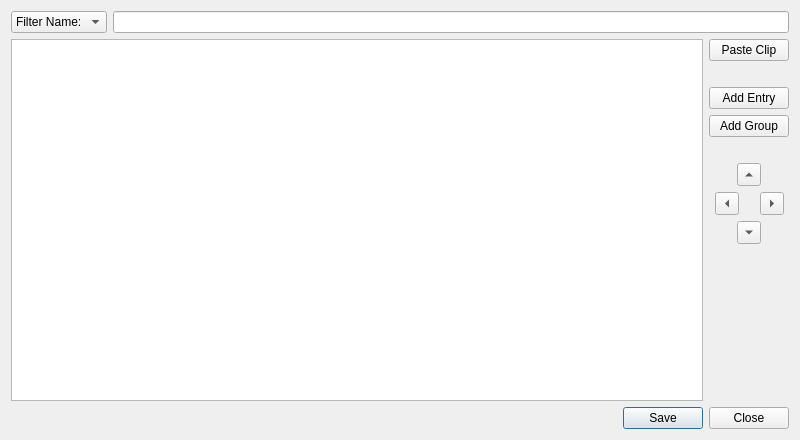
<?xml version="1.0" encoding="UTF-8"?>
<ui version="4.0">
 <class>ClipEditor</class>
 <widget class="QDialog" name="ClipEditor">
  <property name="geometry">
   <rect>
    <x>0</x>
    <y>0</y>
    <width>800</width>
    <height>440</height>
   </rect>
  </property>
  <property name="windowTitle">
   <string>Clip Editor</string>
  </property>
  <layout class="QVBoxLayout" name="verticalLayout_2">
   <item>
    <layout class="QHBoxLayout" name="horizontalLayout_5">
     <item>
      <widget class="QComboBox" name="Filter">
       <item>
        <property name="text">
         <string>Filter Name:</string>
        </property>
       </item>
       <item>
        <property name="text">
         <string>Filter All:</string>
        </property>
       </item>
      </widget>
     </item>
     <item>
      <widget class="QLineEdit" name="FilterText">
       <property name="toolTip">
        <string>List only the entries containing the text you enter.</string>
       </property>
      </widget>
     </item>
    </layout>
   </item>
   <item>
    <layout class="QHBoxLayout" name="horizontalLayout_2">
     <item>
      <widget class="ClipEditorTreeView" name="ClipEditorTree">
       <property name="sizePolicy">
        <sizepolicy hsizetype="Expanding" vsizetype="Expanding">
         <horstretch>1</horstretch>
         <verstretch>1</verstretch>
        </sizepolicy>
       </property>
       <property name="editTriggers">
        <set>QAbstractItemView::DoubleClicked|QAbstractItemView::EditKeyPressed</set>
       </property>
       <property name="uniformRowHeights">
        <bool>true</bool>
       </property>
      </widget>
     </item>
     <item>
      <layout class="QVBoxLayout" name="verticalLayout_3">
       <item>
        <widget class="QPushButton" name="PasteClip">
         <property name="toolTip">
          <string>Paste the selected entry into the active window.</string>
         </property>
         <property name="text">
          <string>Paste Clip</string>
         </property>
        </widget>
       </item>
       <item>
        <spacer name="verticalSpacer_2">
         <property name="orientation">
          <enum>Qt::Vertical</enum>
         </property>
         <property name="sizeType">
          <enum>QSizePolicy::Fixed</enum>
         </property>
         <property name="sizeHint" stdset="0">
          <size>
           <width>20</width>
           <height>20</height>
          </size>
         </property>
        </spacer>
       </item>
       <item>
        <widget class="QPushButton" name="AddEntry">
         <property name="text">
          <string>Add Entry</string>
         </property>
        </widget>
       </item>
       <item>
        <widget class="QPushButton" name="AddGroup">
         <property name="text">
          <string>Add Group</string>
         </property>
        </widget>
       </item>
       <item>
        <spacer name="verticalSpacer_4">
         <property name="orientation">
          <enum>Qt::Vertical</enum>
         </property>
         <property name="sizeType">
          <enum>QSizePolicy::Fixed</enum>
         </property>
         <property name="sizeHint" stdset="0">
          <size>
           <width>20</width>
           <height>20</height>
          </size>
         </property>
        </spacer>
       </item>
       <item>
        <layout class="QHBoxLayout" name="horizontalLayout_7">
         <item>
          <widget class="QToolButton" name="MoveUp">
           <property name="toolTip">
            <string>Move an entry up one entry in the same group.</string>
           </property>
           <property name="text">
            <string>...</string>
           </property>
           <property name="arrowType">
            <enum>Qt::UpArrow</enum>
           </property>
          </widget>
         </item>
        </layout>
       </item>
       <item>
        <layout class="QHBoxLayout" name="horizontalLayout_6">
         <item>
          <spacer name="horizontalSpacer_2">
           <property name="orientation">
            <enum>Qt::Horizontal</enum>
           </property>
           <property name="sizeHint" stdset="0">
            <size>
             <width>1</width>
             <height>20</height>
            </size>
           </property>
          </spacer>
         </item>
         <item>
          <widget class="QToolButton" name="MoveLeft">
           <property name="toolTip">
            <string>Move an entry to the level of its parent.</string>
           </property>
           <property name="text">
            <string>...</string>
           </property>
           <property name="arrowType">
            <enum>Qt::LeftArrow</enum>
           </property>
          </widget>
         </item>
         <item>
          <spacer name="horizontalSpacer">
           <property name="orientation">
            <enum>Qt::Horizontal</enum>
           </property>
           <property name="sizeType">
            <enum>QSizePolicy::Fixed</enum>
           </property>
           <property name="sizeHint" stdset="0">
            <size>
             <width>15</width>
             <height>10</height>
            </size>
           </property>
          </spacer>
         </item>
         <item>
          <widget class="QToolButton" name="MoveRight">
           <property name="toolTip">
            <string>You must select an item immediately under a group to move it into the group.</string>
           </property>
           <property name="text">
            <string>...</string>
           </property>
           <property name="arrowType">
            <enum>Qt::RightArrow</enum>
           </property>
          </widget>
         </item>
         <item>
          <spacer name="horizontalSpacer_3">
           <property name="orientation">
            <enum>Qt::Horizontal</enum>
           </property>
           <property name="sizeHint" stdset="0">
            <size>
             <width>1</width>
             <height>20</height>
            </size>
           </property>
          </spacer>
         </item>
        </layout>
       </item>
       <item>
        <layout class="QHBoxLayout" name="horizontalLayout_4">
         <item>
          <widget class="QToolButton" name="MoveDown">
           <property name="toolTip">
            <string>Move an entry down one in the group.</string>
           </property>
           <property name="text">
            <string>...</string>
           </property>
           <property name="arrowType">
            <enum>Qt::DownArrow</enum>
           </property>
          </widget>
         </item>
        </layout>
       </item>
       <item>
        <spacer name="verticalSpacer_3">
         <property name="orientation">
          <enum>Qt::Vertical</enum>
         </property>
         <property name="sizeType">
          <enum>QSizePolicy::Fixed</enum>
         </property>
         <property name="sizeHint" stdset="0">
          <size>
           <width>20</width>
           <height>20</height>
          </size>
         </property>
        </spacer>
       </item>
       <item>
        <spacer name="verticalSpacer">
         <property name="orientation">
          <enum>Qt::Vertical</enum>
         </property>
         <property name="sizeHint" stdset="0">
          <size>
           <width>20</width>
           <height>40</height>
          </size>
         </property>
        </spacer>
       </item>
      </layout>
     </item>
    </layout>
   </item>
   <item>
    <layout class="QHBoxLayout" name="horizontalLayout_3">
     <item>
      <widget class="QDialogButtonBox" name="buttonBox">
       <property name="enabled">
        <bool>true</bool>
       </property>
       <property name="standardButtons">
        <set>QDialogButtonBox::Close|QDialogButtonBox::Save</set>
       </property>
      </widget>
     </item>
    </layout>
   </item>
  </layout>
 </widget>
 <customwidgets>
  <customwidget>
   <class>ClipEditorTreeView</class>
   <extends>QTreeView</extends>
   <header>ClipEditorTreeView.h</header>
  </customwidget>
 </customwidgets>
 <resources/>
 <connections/>
</ui>
